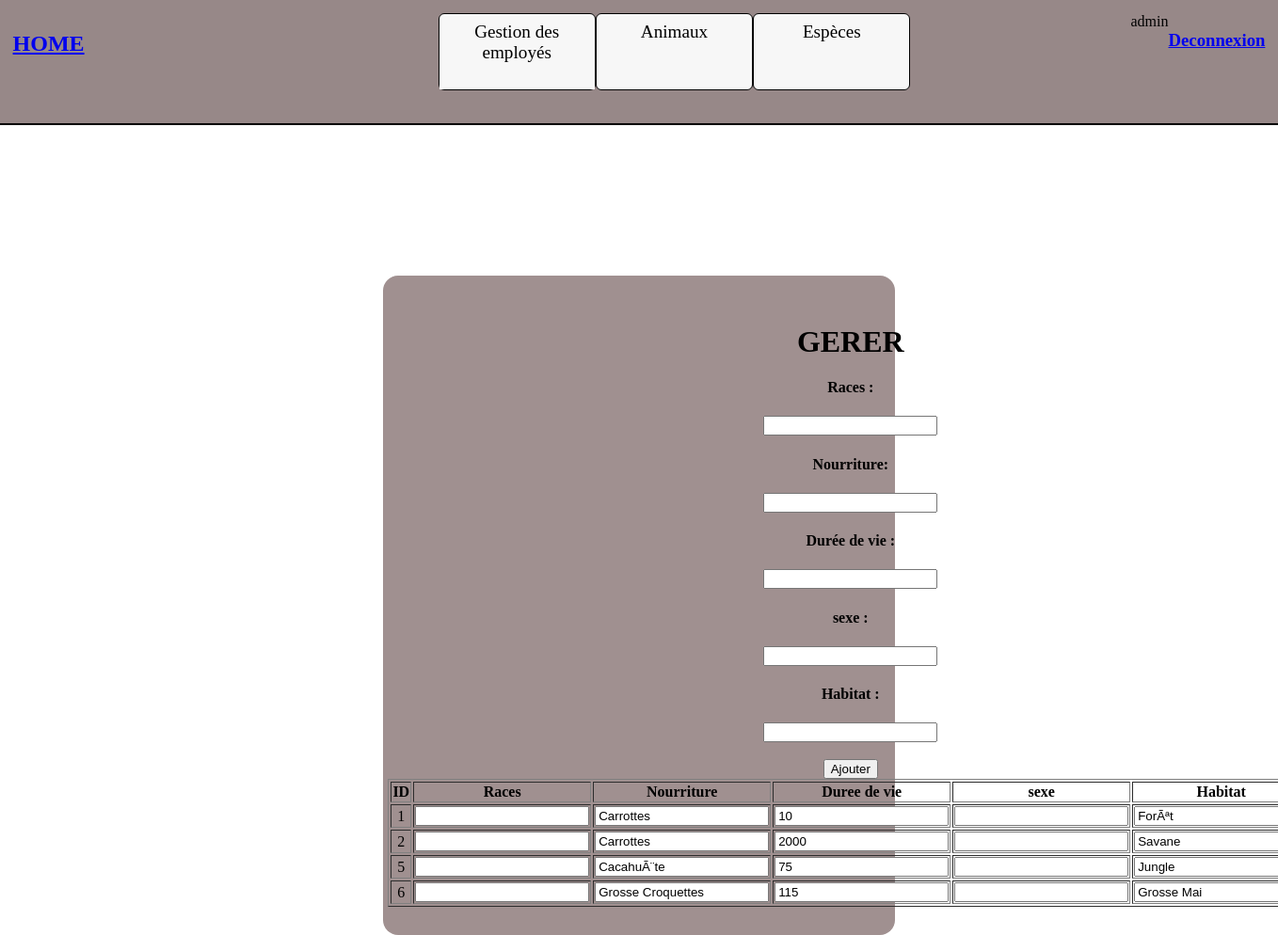
Page /gererespece.php (signed in) on the committed database.
### tables this page shows
CREATE TABLE IF NOT EXISTS `especes` (
  `Id` int(11) NOT NULL AUTO_INCREMENT,
  `Nom_Espece` varchar(50) DEFAULT NULL,
  `Nourriture` varchar(255) DEFAULT NULL,
  `Duree_de_vie` int(11) DEFAULT NULL,
  `Habitat` varchar(10) DEFAULT NULL,
  PRIMARY KEY (`Id`)
);

### gererespece.php (the view, shortened to what this page needs)
<!DOCTYPE html>
<html lang="en">
<head>
    <link rel="stylesheet" href="home.css">
</head>
<body>
<nav>
        <div class="home">
            <h2 class="#"><a href="home.php">HOME</a></h2>
        </div>
        <div class="btn">
            <ul id="menu-accordeon">
                <li><a href="#">Gestion des employés</a>
                   <ul>
                      <li><a href="ajoutemploye.php">Ajouter</a></li>
                      <li><a href="gereremploye.php">Gérer</a></li>
                   </ul>
                </li>
                 <li><a href="#">Animaux</a>
                   <ul>
                      <li><a href="ajoutanimaux.php">Ajouter</a></li>
                      <li><a href="gererannimaux.php">Gérer</a></li>
                   </ul>
                </li>
                <li><a href="#">Espèces</a>
                   <ul>
                        <li><a href="ajoutespece.php">Ajouter</a></li>
                        <li><a href="gererespece.php">Gérer</a></li>
                   </ul>
                </li>
             </ul>
        </div>
        <div class="logout">
        <?php
        echo $_SESSION["login"];
        echo  '<h3><a href="logout.php">Deconnexion</a></h3>'
        ?>
        </div>
    </nav>
    <div class="center">
        <form Method="POST" action="home.php">
            <h1>GERER</h1>
            <h4 class="indentifiant">Races : </h4><input type="text" name="Races" value="">
            <h4 class="indentifiant">Nourriture: </h4><input type="text" name="Nourriture" value="">
            <h4 class="indentifiant">Durée de vie : </h4><input type="text" name="Duree_de_vie" value="">
            <h4 class="indentifiant">sexe : </h4><input type="text" name="sexe" value="">
            <h4 class="indentifiant">Habitat : </h4><input type="text" name="Habitat" value="">
            <br>
            <br>
            <input class="button" type="submit" value="Ajouter">
            <?php
            $con = mysqli_connect("localhost","root","", "gestionzoo");
            $result = mysqli_query($con, "SELECT * FROM especes");
            echo "<table border=1>";
            echo "<tr><th>ID</th><th>Races</th><th>Nourriture</th><th>Duree de vie</th><th>sexe</th><th>Habitat</th></tr>";
            while ($row = mysqli_fetch_array($result)) {
                echo "<form method='post'>";
                echo "<tr>";
                echo "<td>".$row["Id"]."</td>";
                echo "<td><input type='text' name='Races' value='".$row["Races"]."'></td>";
                echo "<td><input type='text' name='Nourriture' value='".$row["Nourriture"]."'></td>";
                echo "<td><input type='text' name='Durée de vie' value='".$row["Duree_de_vie"]."'></td>";
                echo "<td><input type='text' name='sexe' value='".$row["sexe"]."'></td>";
                echo "<td><input type='text' name='Habitat' value='".$row["Habitat"]."'></td>";
                echo "</form>";
            }
            echo "</table>";
            ?>
        </form>
    </div>
</body>
</html>

### home.css (style rules this page uses)
body { margin: 0; padding: 0; }
nav { background-color: #978888; width: 98%; height: 13vh; border-bottom: #000 2px solid; display: flex; justify-content: space-between; padding: 1%; }
.logout { display: flex; }
.btn ul { display: flex; flex-direction: row; }
li ul { display: flex; flex-direction: column; }
#menu-accordeon { padding:0; margin:0; list-style:none; text-align: center; width: 360px; }
#menu-accordeon ul { padding:0; margin:0; list-style:none; text-align: center; }
#menu-accordeon li { background-color:#F7F7F7; border-radius: 6px; margin-bottom:2px; border:solid 1px #000; }
#menu-accordeon li li { max-height:0; overflow: hidden; transition: all .5s; border-radius:0; background: #F7F7F7; box-shadow: none; border:none; margin:0; padding: 10px 20px; }
#menu-accordeon a { display:block; text-decoration: none; color: #000; padding: 8px 0; font-family: verdana; font-size:1.2em }
#menu-accordeon ul li a, #menu-accordeon li:hover li a { font-size:1em }
#menu-accordeon ul li:last-child { border:none; }
.center { display: flex; justify-content: left; text-align:center; margin-top: 20vh; padding: 30px 5px; margin-left: 30%; margin-right: 30%; border-radius: 16px; background-color: #a09090; }

### rows in the picture
especes: Id "1", Nourriture "Carrottes", Duree_de_vie "10", Habitat "ForÃªt"
especes: Id "2", Nourriture "Carrottes", Duree_de_vie "2000", Habitat "Savane"
especes: Id "5", Nourriture "CacahuÃ¨te", Duree_de_vie "75", Habitat "Jungle"
especes: Id "6", Nourriture "Grosse Croquettes", Duree_de_vie "115", Habitat "Grosse Mai"

### other values in the picture
$_SESSION["login"] "admin"
